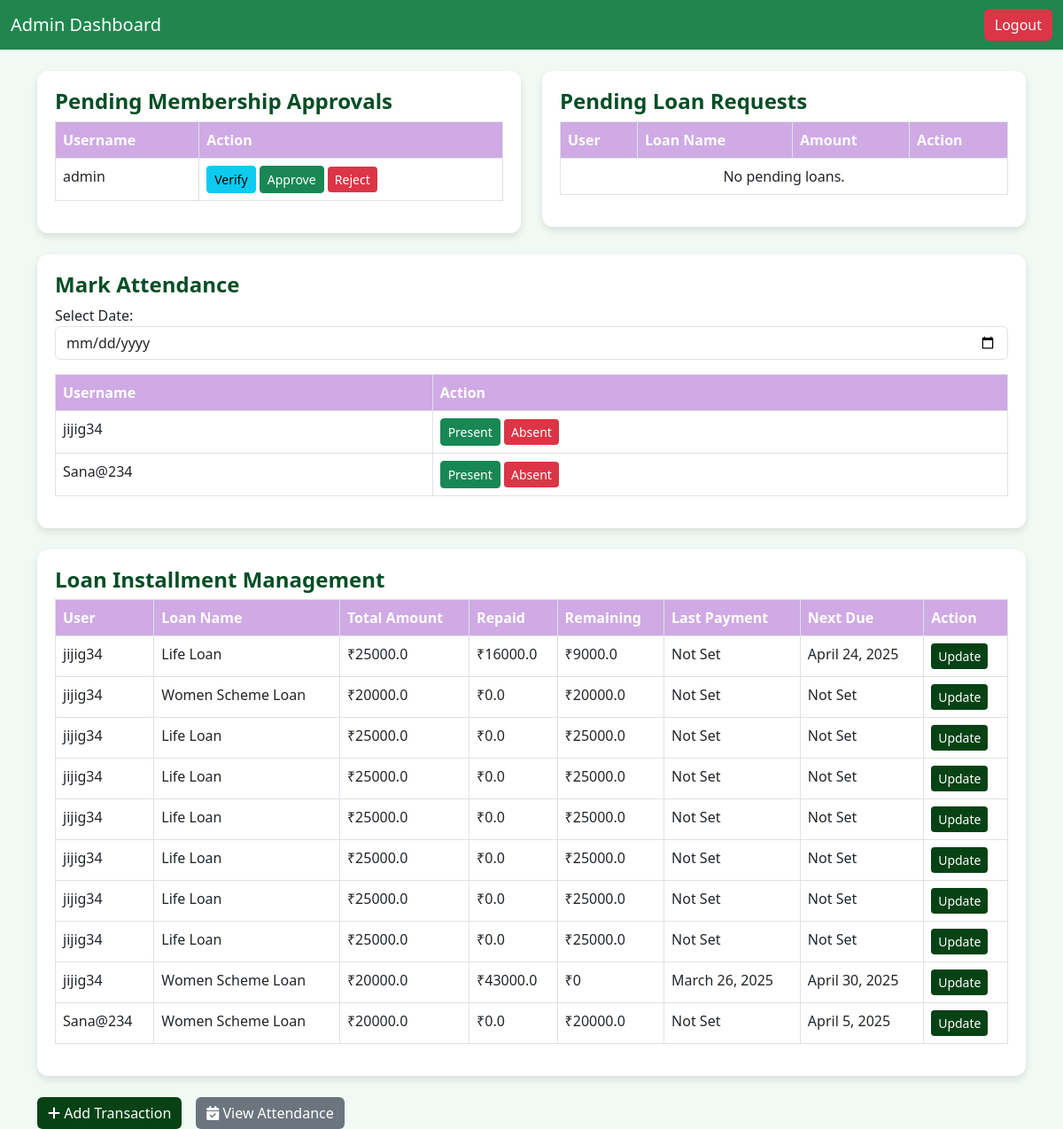
Page /admin-dashboard/ (signed in) on the earlier database version.
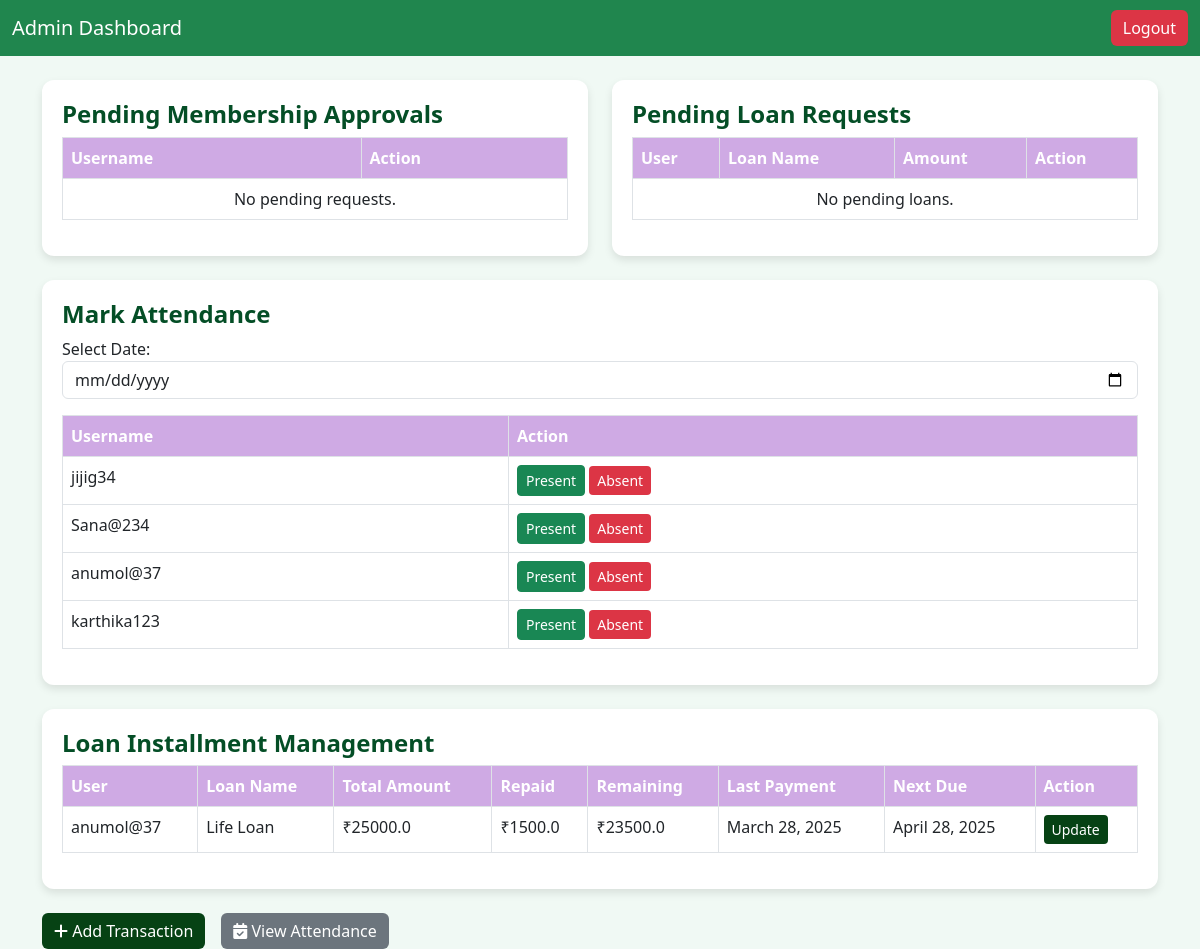
Same page on the later database version.
### main/models.py (models this page shows, shortened)
class CustomUser(AbstractUser):
    age = models.IntegerField(null=True, blank=True, default=18)  # Default age
    address = models.TextField(null=True, blank=True)  # Allow empty addresses
    aadhar = models.CharField(max_length=12, unique=True)  # No validation
    ration_card_number = models.CharField(max_length=20, unique=True)  # No validation
    phone_number = models.CharField(max_length=15, null=True, blank=True)  # Optional phone number
    membership_status = models.CharField(
        max_length=20,
        choices=[('Pending', 'Pending'), ('Approved', 'Approved'), ('Rejected', 'Rejected')],
        default='Pending'
    )
    profile_picture = models.ImageField(upload_to="profile_pics/", blank=True, null=True)  # Allow image upload

class LoanRequest(models.Model):
    user = models.ForeignKey(CustomUser, on_delete=models.CASCADE)
    loan = models.ForeignKey(Loan, on_delete=models.CASCADE)
    document = models.FileField(upload_to='loan_docs/')
    status = models.CharField(
        max_length=20,
        choices=[('Pending', 'Pending'), ('Approved', 'Approved'), ('Rejected', 'Rejected')],
        default='Pending'
    )
    approved_date = models.DateField(null=True, blank=True)
    total_repaid = models.FloatField(default=0)
    next_due_date = models.DateField(null=True, blank=True)
    last_payment_date = models.DateField(null=True, blank=True)  # New field to track installment payment
    @property
    def remaining_balance(self):
        return max(self.loan.amount - self.total_repaid, 0)  # Prevents negative balance

class Loan(models.Model):
    name = models.CharField(max_length=100)
    description = models.TextField()
    amount = models.FloatField()
    duration_months = models.IntegerField()
    interest_rate = models.FloatField()

### main/views.py (the view)
# urls.py: path('admin-dashboard/', views.admin_dashboard, name='admin_dashboard'),
@login_required
@user_passes_test(is_admin)
def admin_dashboard(request):
    pending_users = CustomUser.objects.filter(membership_status="Pending")
    pending_loans = LoanRequest.objects.filter(status="Pending")
    all_users = CustomUser.objects.filter(membership_status="Approved")
    transactions = Transaction.objects.all().order_by('-date')
    attendance_records = Attendance.objects.all()
    loan_repayments = LoanRequest.objects.filter(status="Approved")
    return render(request, 'admin_dashboard.html', {
        'pending_users': pending_users,
        'pending_loans': pending_loans,
        'all_users': all_users,
        'transactions': transactions,
        'attendance_records': attendance_records,
        'loan_repayments': loan_repayments
    })

### main/views.py (called while the page is built)
def is_admin(user):
    return user.is_staff  # Admin users have is_staff = True

### main/templates/admin_dashboard.html (shortened to what the changed rows need)
<!DOCTYPE html>
<html lang="en">
<head>
    <link rel="stylesheet" href="https://cdn.jsdelivr.net/npm/bootstrap@5.3.0/dist/css/bootstrap.min.css">
</head>
<body>
    <div class="container mt-4">
        <div class="row">
            <div class="col-md-6">
                <div class="dashboard-card">
                    <table class="table table-bordered">
                        <thead>
                            <tr>
                                <th>Username</th>
                                <th>Action</th>
                            </tr>
                        </thead>
                        <tbody>
                            {% for user in pending_users %}
                            <tr>
                                <td>{{ user.username }}</td>
                                <td>
                                    <a href="{% url 'verify_and_edit_member' user.id %}" class="btn btn-info btn-sm">Verify</a>
                                    <a href="{% url 'approve_membership' user.id %}" class="btn btn-success btn-sm">Approve</a>
                                    <a href="{% url 'reject_membership' user.id %}" class="btn btn-danger btn-sm">Reject</a>
                                </td>
                            </tr>
                            {% empty %}
                            <tr><td colspan="2" class="text-center">No pending requests.</td></tr>
                            {% endfor %}
                        </tbody>
                    </table>
                </div>
            </div>
            <div class="col-md-6">
                <div class="dashboard-card">
                    <table class="table table-bordered">
                        <thead>
                            <tr>
                                <th>User</th>
                                <th>Loan Name</th>
                                <th>Amount</th>
                                <th>Action</th>
                            </tr>
                        </thead>
                    </table>
                </div>
            </div>
        </div>
        <div class="dashboard-card mt-4">
            <table class="table table-bordered">
                <thead>
                    <tr>
                        <th>Username</th>
                        <th>Action</th>
                    </tr>
                </thead>
                <tbody>
                    {% for user in all_users %}
                    <tr>
                        <td>{{ user.username }}</td>
                        <td>
                            <button onclick="markAttendance({{ user.id }}, 'Present')" class="btn btn-success btn-sm">Present</button>
                            <button onclick="markAttendance({{ user.id }}, 'Absent')" class="btn btn-danger btn-sm">Absent</button>
                        </td>
                    </tr>
                    {% empty %}
                    <tr><td colspan="2" class="text-center">No users found.</td></tr>
                    {% endfor %}
                </tbody>
            </table>
        </div>
        <div class="dashboard-card mt-4">
            <table class="table table-bordered">
                <thead>
                    <tr>
                        <th>User</th>
                        <th>Loan Name</th>
                        <th>Total Amount</th>
                        <th>Repaid</th>
                        <th>Remaining</th>
                        <th>Last Payment</th>
                        <th>Next Due</th>
                        <th>Action</th>
                    </tr>
                </thead>
                <tbody>
                    {% for loan in loan_repayments %}
                    <tr>
                        <td>{{ loan.user.username }}</td>
                        <td>{{ loan.loan.name }}</td>
                        <td>₹{{ loan.loan.amount }}</td>
                        <td>₹{{ loan.total_repaid }}</td>
                        <td>₹{{ loan.remaining_balance }}</td>
                        <td>{{ loan.last_payment_date|default:"Not Set" }}</td>
                        <td>{{ loan.next_due_date|default:"Not Set" }}</td>
                        <td>
                            <a href="{% url 'update_loan_repayment' loan.id %}" class="btn btn-primary btn-sm">Update</a>
                        </td>
                    </tr>
                    {% empty %}
                    <tr><td colspan="8" class="text-center">No active repayments.</td></tr>
                    {% endfor %}
                </tbody>
            </table>
        </div>
    </div>
</body>
</html>

Differences in the rows shown:
no longer on this page (row edited): CustomUser: username "admin", shown under "Pending Membership Approvals"
removed LoanRequest: user.username "jijig34", loan.name "Life Loan", loan.amount "25000.0", total_repaid "16000.0", remaining_balance "9000.0", last_payment_date "Not Set", next_due_date "April 24, 2025"
removed LoanRequest: user.username "jijig34", loan.name "Women Scheme Loan", loan.amount "20000.0", total_repaid "0.0", remaining_balance "20000.0", last_payment_date "Not Set", next_due_date "Not Set"
removed LoanRequest: user.username "jijig34", loan.name "Life Loan", loan.amount "25000.0", total_repaid "0.0", remaining_balance "25000.0", last_payment_date "Not Set", next_due_date "Not Set"
removed LoanRequest: user.username "jijig34", loan.name "Life Loan", loan.amount "25000.0", total_repaid "0.0", remaining_balance "25000.0", last_payment_date "Not Set", next_due_date "Not Set"
removed LoanRequest: user.username "jijig34", loan.name "Life Loan", loan.amount "25000.0", total_repaid "0.0", remaining_balance "25000.0", last_payment_date "Not Set", next_due_date "Not Set"
removed LoanRequest: user.username "jijig34", loan.name "Life Loan", loan.amount "25000.0", total_repaid "0.0", remaining_balance "25000.0", last_payment_date "Not Set", next_due_date "Not Set"
removed LoanRequest: user.username "jijig34", loan.name "Life Loan", loan.amount "25000.0", total_repaid "0.0", remaining_balance "25000.0", last_payment_date "Not Set", next_due_date "Not Set"
removed LoanRequest: user.username "jijig34", loan.name "Life Loan", loan.amount "25000.0", total_repaid "0.0", remaining_balance "25000.0", last_payment_date "Not Set", next_due_date "Not Set"
removed LoanRequest: user.username "jijig34", loan.name "Women Scheme Loan", loan.amount "20000.0", total_repaid "43000.0", remaining_balance "0", last_payment_date "March 26, 2025", next_due_date "April 30, 2025"
removed LoanRequest: user.username "Sana@234", loan.name "Women Scheme Loan", loan.amount "20000.0", total_repaid "0.0", remaining_balance "20000.0", last_payment_date "Not Set", next_due_date "April 5, 2025"
added CustomUser: username "anumol@37", shown under "Mark Attendance"
added CustomUser: username "karthika123", shown under "Mark Attendance"
added LoanRequest: user.username "anumol@37", loan.name "Life Loan", loan.amount "25000.0", total_repaid "1500.0", remaining_balance "23500.0", last_payment_date "March 28, 2025", next_due_date "April 28, 2025"
Other differences:
text now shown: "No pending requests."
